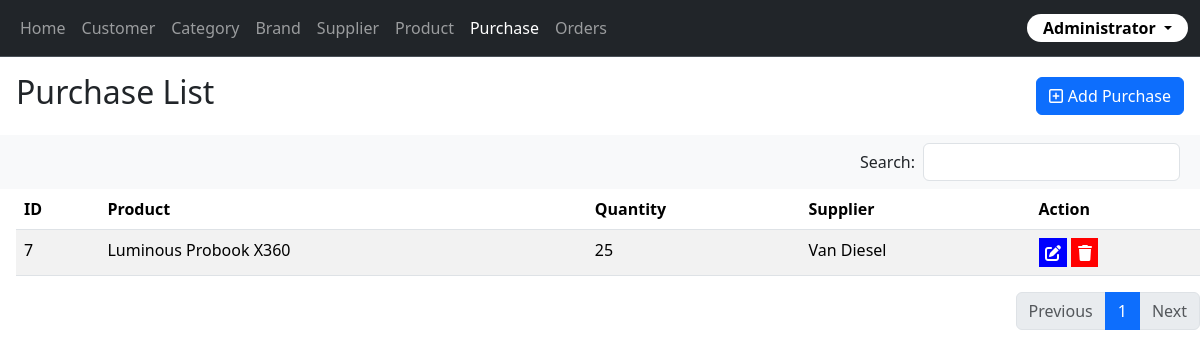
Page /purchase/ (signed in) on the committed database.
### inventory/models.py (models this page shows, shortened)
class Ims_purchase(models.Model):
    supplier_id = models.ForeignKey('Ims_supplier', on_delete=models.CASCADE)
    product_id = models.ForeignKey('Ims_product', on_delete=models.CASCADE)
    quantity = models.IntegerField()
    purchase_date = models.DateTimeField(auto_now_add=True)

class Ims_product(models.Model):
    STATUS_CHOICES = [
        (True, 'Active'),
        (False, 'Inactive'),
    ]
    category_id = models.ForeignKey(Ims_category, on_delete=models.CASCADE)
    brand_id = models.ForeignKey(Ims_brand, on_delete=models.CASCADE)
    pname = models.CharField(max_length=300)
    model = models.CharField(max_length=255)
    description = models.TextField()
    quantity = models.IntegerField()
    unit = models.CharField(max_length=150)
    base_price = models.FloatField()
    tax = models.DecimalField(max_digits=4, decimal_places=2)
    minimum_order = models.FloatField(default=0)
    supplier = models.ForeignKey(Ims_supplier, on_delete=models.CASCADE)
    status = models.BooleanField(default=True, choices=STATUS_CHOICES)
    date = models.DateField(auto_now_add=True)

class Ims_supplier(models.Model):
    STATUS_CHOICES = [
        (True, 'Active'),
        (False, 'Inactive'),
    ]
    supplier_name = models.CharField(max_length=200)
    mobile = models.CharField(max_length=50)
    address = models.TextField()
    status = models.BooleanField(default=True, choices=STATUS_CHOICES)

### inventory/views.py (the view, shortened to what this page needs)
# urls.py: path('purchase/', views.purchase, name='purchase'),
@login_required(login_url="login")
def purchase(request):
    purchases = Ims_purchase.objects.all()
    paginated_purchases = paginate(request, purchases, items_per_page=number_of_items)
    suppliers = Ims_supplier.objects.all()
    products = Ims_product.objects.all()
    context = {
        'purchases': paginated_purchases,
        'products': products,
        'suppliers': suppliers,
    }
    return render(request, 'purchase.html', context)

### inventory/views.py (called while the page is built)
@login_required(login_url="login")
def paginate(request, tname, items_per_page=1):
    page_num = request.GET.get('page')
    paginator = Paginator(tname, items_per_page)
    try:
        paginated_view = paginator.page(page_num)
    except PageNotAnInteger:
        paginated_view = paginator.page(1)
    except EmptyPage:
        paginated_view = paginator.page(paginator.num_pages)
    return paginated_view

### templates/purchase.html (shortened to what this page needs)
{% extends "base.html" %}
{% block content %}
<div class="m-3 d-flex justify-content-between align-items-center">
    <h2>Purchase List</h2>
    <a href="#" class="btn btn-primary" type="button" id="addPurchaseBtn">
      <i class="fa-regular fa-square-plus" style="margin-right: .3em"></i>Add Purchase</a>
</div>
<nav class="navbar bg-body-tertiary">
    <div class="container-fluid justify-content-end">
        <form class="d-flex align-items-center" role="search" action="{% url 'search_purchase' %}" method="GET">
            <span class="me-2">Search:</span>
            <input class="form-control me-2" type="search" aria-label="Search" name="query">
        </form>
    </div>
</nav>
<table class="table table-striped mx-3">
  <thead>
    <tr>
      <th scope="col">ID</th>
      <th scope="col">Product</th>
      <th scope="col">Quantity</th>
      <th scope="col">Supplier</th>
      <th scope="col">Action</th>
    </tr>
  </thead>
  <tbody>
    {% for purchase in purchases %}
      <tr>
        <td>{{ purchase.id }}</td>
        <td>{{ purchase.product_id.pname }}</td>
        <td>{{ purchase.quantity }}</td>
        <td>{{ purchase.supplier_id.supplier_name }}</td>
        <td>
          <div>
            <a href="#" id="editPurchaseBtn-{{purchase.id}}"><i class="fa-solid fa-pen-to-square" style="background-color: blue; color: white; padding:.4em"></i></a>
            <a href="{% url "delete" purchase.id %}"><i class="fa-solid fa-trash" style="background-color: red; color: white; padding:.4em"></i></a>
          </div>
        </td>
      </tr>
    {% endfor %}
  </tbody>
</table>
{% include "pagination.html" with VARIABLE_NAME=purchases %}
{% endblock content %}

### rows in the picture
Ims_purchase: id "7", product_id.pname "Luminous Probook X360", quantity "25", supplier_id.supplier_name "Van Diesel"

### other values in the picture
{{ i }} "1"
